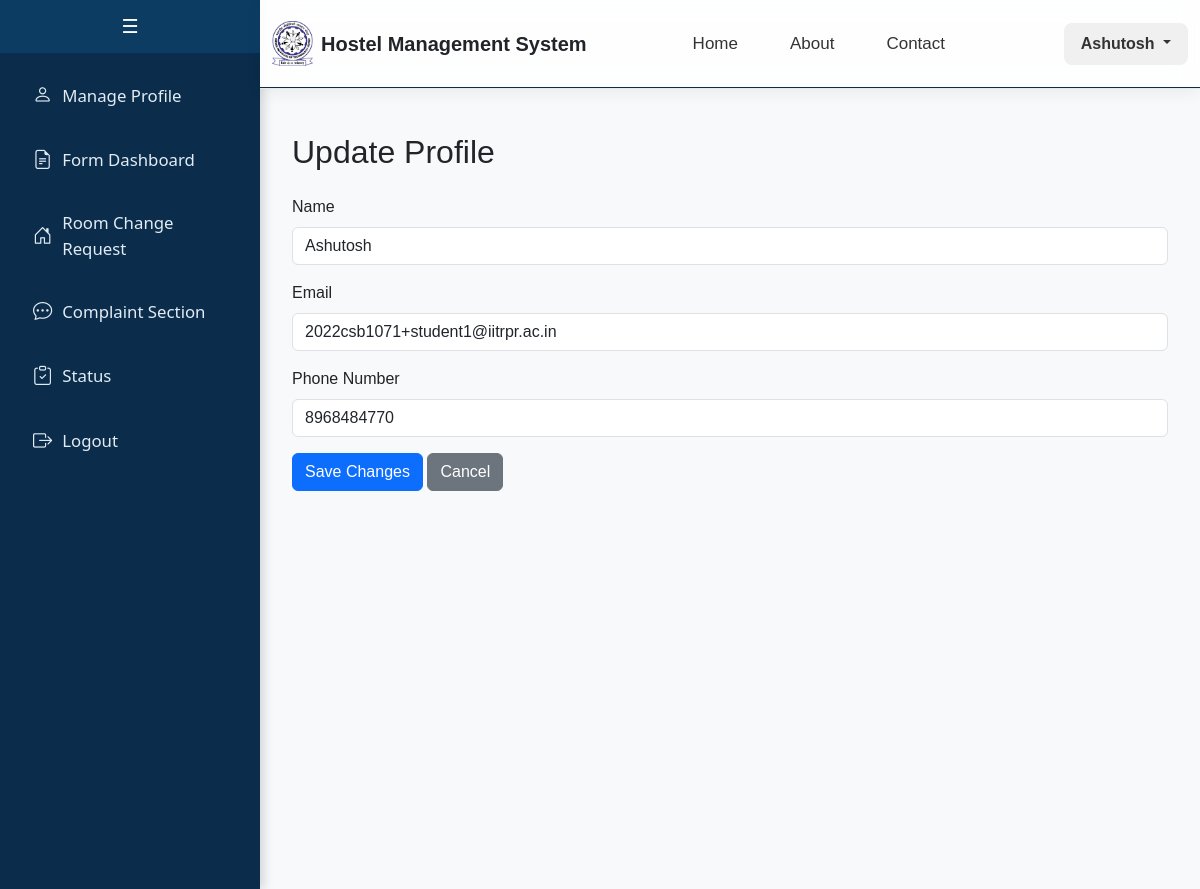
Page /student/update_profile (signed in) on the committed database.
### app/models.py (models this page shows, shortened)
class CustomUser(db.Model):
    __tablename__ = 'custom_user'
    id = db.Column(db.Integer, primary_key=True)
    email = db.Column(db.String(255), unique=True, nullable=False)
    name = db.Column(db.String(100), nullable=False)
    password = db.Column(db.String(100), nullable=False)
    is_staff = db.Column(db.Boolean, default=False)
    is_active = db.Column(db.Boolean, default=True)
    gender = db.Column(db.String(20), default='Not Specified')
    student = db.relationship('Student', backref='user', uselist=False, cascade="all, delete")
    caretaker = db.relationship('Caretaker', backref='user', uselist=False, cascade="all, delete")
    faculty = db.relationship('Faculty', backref='user', uselist=False, cascade="all, delete")
    admin = db.relationship('Admin', backref='user', uselist=False, cascade="all, delete")
    guest = db.relationship('Guest', backref='user', uselist=False, cascade="all, delete")

class Student(db.Model):
    __tablename__ = 'student'
    student_id = db.Column(db.Integer, db.ForeignKey('custom_user.id', ondelete='CASCADE'), primary_key=True)
    department = db.Column(db.String(100))
    student_phone = db.Column(db.String(10))
    student_roll = db.Column(db.String(15), unique=True)
    student_year = db.Column(db.Integer)
    student_room_no = db.Column(db.String(20))
    student_batch = db.Column(db.String(20))

### app/student.py (the view, shortened to what this page needs)
@student_bp.route("/student/update_profile", methods=["GET", "POST"])
def update_profile():
    if 'user_id' not in session or session.get('user_role') != 'student':
        return redirect(url_for('auth.login'))
    user_id = session['user_id']
    user = CustomUser.query.get(user_id)
    student = Student.query.filter_by(student_id=user_id).first()
    return render_template("student/update_profile.html", user=user, student=student)

### app/student.py (called while the page is built)
@student_bp.context_processor
def inject_guest_room_booking():
    if 'user_id' in session and session.get('user_role') == 'student':
        user_id = session['user_id']
        guest_room_booking = GuestRoomBooking.query.filter_by(applicant_id=user_id, status="Awaiting Payment from Applicant").first()
        return {'guest_room_booking': guest_room_booking}
    return {'guest_room_booking': None}

### templates/student/update_profile.html
{% extends "student/base.html" %}
{% block content %}
<div class="container mt-4">
    <h2 class="mb-4">Update Profile</h2>
    <form method="POST" action="{{ url_for('student.update_profile') }}">
        <div class="mb-3">
            <label for="name" class="form-label">Name</label>
            <input type="text" class="form-control" id="name" name="name" value="{{ user.name }}" required>
        </div>
        <div class="mb-3">
            <label for="email" class="form-label">Email</label>
            <input type="email" class="form-control" id="email" name="email" value="{{ user.email }}" required>
        </div>
        <div class="mb-3">
            <label for="phone" class="form-label">Phone Number</label>
            <input type="text" class="form-control" id="phone" name="phone" value="{{ student.student_phone }}" required>
        </div>
        <button type="submit" class="btn btn-primary">Save Changes</button>
        <a href="{{ url_for('student.profile') }}" class="btn btn-secondary">Cancel</a>
    </form>
</div>
{% endblock %}

### templates/includes/header.html (shortened to what this page needs)
<div class="ezy__nav4 glass">
    <nav class="navbar navbar-expand-lg py-3">
        <div class="container">
            <a class="navbar-brand d-flex align-items-center gap-2" href="/">
                <img src="{{ url_for('static', filename='logo.jpg') }}" alt="Logo" class="logo-img">
                <span class="fw-bold fs-5 text-dark">Hostel Management System</span>
            </a>
            <div class="collapse navbar-collapse justify-content-between" id="ezy_nav4-navbar-text">
				<ul class="navbar-nav me-auto d-flex justify-content-center gap-3" style="margin-left: 4.5rem;">
					<li class="nav-item"><a class="nav-link nav-hover" href="/">Home</a></li>
					<li class="nav-item"><a class="nav-link nav-hover" href="/about">About</a></li>
					<li class="nav-item"><a class="nav-link nav-hover" href="/contact">Contact</a></li>
				</ul>
				{% if session['user_role'] %}
				<div class="dropdown">
				<button class="btn user-dropdown-btn dropdown-toggle" type="button" id="userDropdown"
					data-bs-toggle="dropdown" aria-expanded="false">
					{{ session['user_name'] }}
				</button>
				</div>
				{% else %}
				<a href="/login" class="btn custom-login-btn ms-lg-3">Login</a>
				{% endif %}
			</div>
        </div>
    </nav>
</div>

### templates/student/base.html (style rules this page uses)
body { margin: 0; font-family: Arial, sans-serif; }
.navbar { border-bottom: 1px solid #0b2c4a; }

### templates/includes/header.html (style rules this page uses)
.ezy__nav4.glass { backdrop-filter: blur(12px); background: rgba(255, 255, 255, 0.85); border-bottom: 1px solid rgba(200, 200, 200, 0.4); box-shadow: 0 4px 16px rgba(0, 0, 0, 0.06); position: sticky; top: 0; z-index: 1000; transition: background 0.3s ease; }
.ezy__nav4 .navbar-brand img.logo-img { height: 45px; width: auto; }
.navbar-brand span { font-size: 18px; }
.navbar-nav { flex-direction: row; align-items: center; }
.navbar-nav .nav-item { margin: 0 10px; }
.navbar-nav .nav-link { font-weight: 500; font-size: 17px; padding: 10px 16px; color: #333; transition: all 0.2s ease; }
.user-dropdown-btn { background-color: #f0f0f0; color: #333; font-weight: 600; padding: 8px 16px; border-radius: 8px; transition: all 0.2s ease; }

### rows in the picture
CustomUser: user_name "Ashutosh", name "Ashutosh", email "2022csb1071+student1@iitrpr.ac.in"
Student: phone "8968484770"
